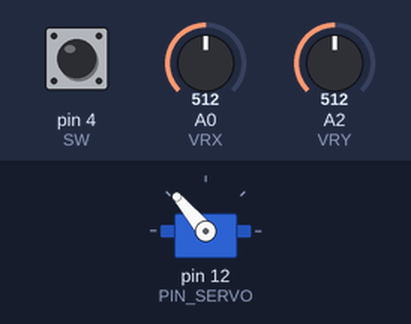
Bench run of a sketch on a simulated Arduino Uno, built with avr-gcc and run on an emulated ATmega328P. Shown: servo. The inputs (shaded band) are chosen by the test bench; at power-on: A0 (VRX) = 512, A2 (VRY) = 512, pin 4 (SW) HIGH.

Above: at 1.2 s.
1.3 s: A0 (VRX) set to 716
At 2.1 s:
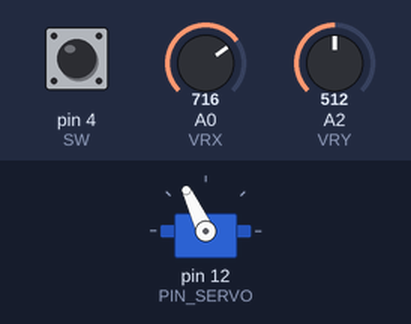
2.8 s: A2 (VRY) set to 483
4.3 s: A2 (VRY) set to 462
At 5.5 s:
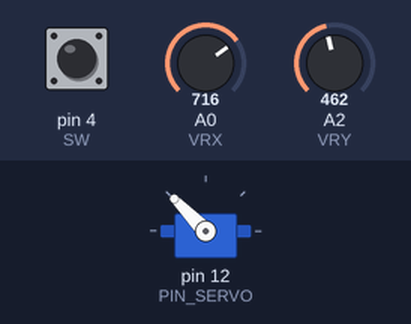
5.8 s: A2 (VRY) set to 306
At 6.7 s:
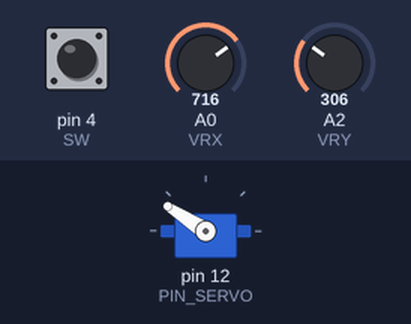
7.3 s: A2 (VRY) set to 122
At 7.8 s:
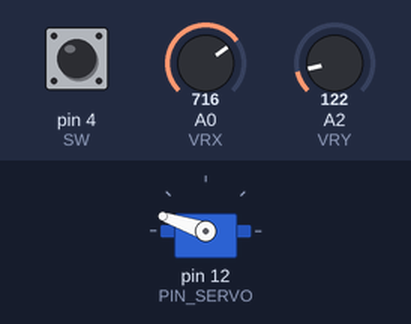
8.8 s: pin 4 (SW) pulled LOW for 3.2 s
At 10.2 s:
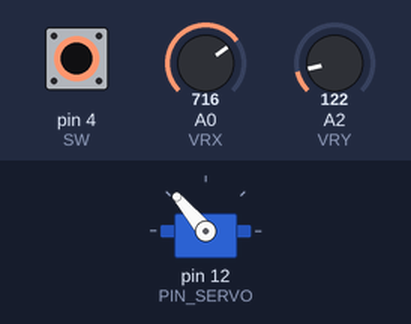
Timing chart, 0 to 13.5 s (numbered marks = the images above; inputs shaded):
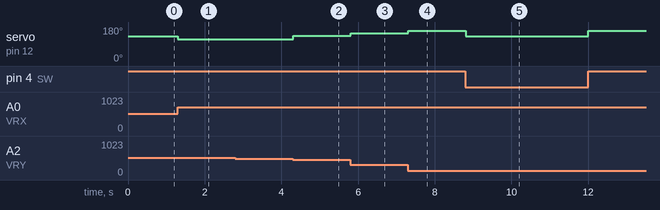

Measured:
- the behaviour switches between 472 and 471 on A2 (VRY) (found by bisection; images 1 and 2)
- after the input at 1.3 s, servo on pin 12 (PIN_SERVO): 130° → 115° at once
- after the input at 2.8 s, every drawn part: stays the same
- after the input at 4.3 s, servo on pin 12 (PIN_SERVO): 115° → 134° at once
- after the input at 5.8 s, servo on pin 12 (PIN_SERVO): 134° → 147° at once
- after the input at 7.3 s, servo on pin 12 (PIN_SERVO): 147° → 161° at once
- after the input at 8.8 s, servo on pin 12 (PIN_SERVO): 161° → 130° at once, → 161° 3.2 s later

The sketch:

garra-robotica.ino
```cpp
#include <Servo.h>

// Definição das portas
const int PIN_SERVO = 12;
const int SW = 4;
const int VRX = A0;
const int VRY = A2;

// Limites de angulo e fechamento da garra
const int CLOSE = 170;
const int OPEN = 90;

// Variáveis de leitura
int leitura_SW;
int leitura_VRX;
int leitura_VRY;

// Definição da posição padrão do eixo Y
const int POSICAO_DEFAULT = 512;
const int DEADZONE = 40;
int posicao_referencia = POSICAO_DEFAULT;
int direcao = 0;

Servo servo_motor;

void setup() {
  servo_motor.attach(PIN_SERVO);
  pinMode(SW, INPUT_PULLUP);
  pinMode(VRX, INPUT);
  pinMode(VRY, INPUT);
}

void movimentarGarra(int angulo) {
  angulo = map(angulo, 0, 1023, CLOSE, OPEN);
  servo_motor.write(angulo);
}

void loop() {
  leitura_VRY = analogRead(VRY);
  leitura_VRX = analogRead(VRX);
  leitura_SW = digitalRead(SW);

  // Alteração do direcao quando o eixo Y é manipulado
  if ((leitura_VRY > POSICAO_DEFAULT + DEADZONE) && direcao == 0)
    direcao = 1;
  else if ((leitura_VRY < POSICAO_DEFAULT - DEADZONE) && direcao == 0)
    direcao = -1;

  // Condição de movimento da garra
  if (leitura_SW == HIGH) {
    if (direcao == 1) {
      if (leitura_VRY >= posicao_referencia) {
        posicao_referencia = leitura_VRY;
      }

    } else if (direcao == -1) {
      if (leitura_VRY <= posicao_referencia) {
        posicao_referencia = leitura_VRY;
      }

    } else {
      posicao_referencia = leitura_VRX;
    }

  } else {
    // Se o botão é pressionado, a garra volta à posição padrão
    direcao = 0;
    posicao_referencia = POSICAO_DEFAULT;
  }

  movimentarGarra(posicao_referencia);
  delay(10);

}
```
